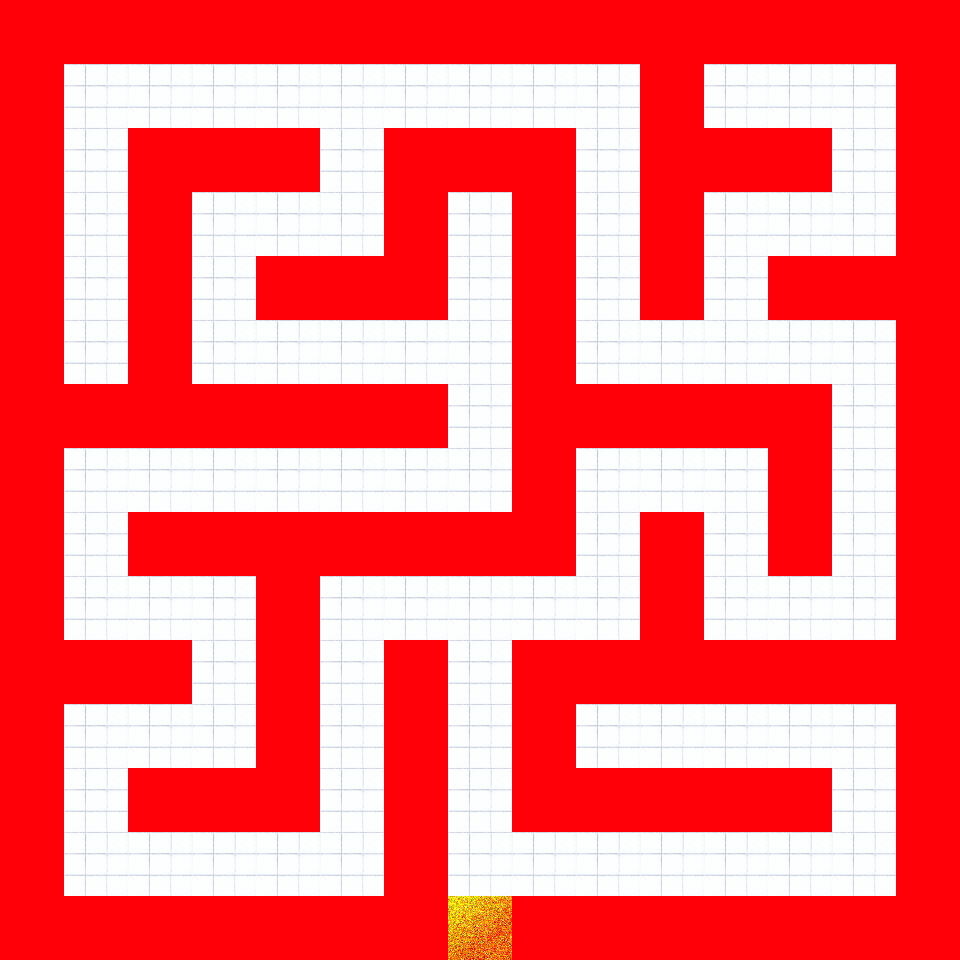

Tiled map render using the project's own tile images. Description and the map definition, with tile-layer contents summarised, below:
An orthogonal 15x15 tile map with 64x64 px tiles, 3 tile layers (piso, paredes, portal), 3 tilesets and 1 object (spawn).

<map version="1.0" orientation="orthogonal" width="15" height="15" tilewidth="64" tileheight="64" backgroundcolor="#55ff7f">
 <properties>
  <property name="optimo" value="29" />
 </properties>
 <tileset firstgid="1" name="piso" tilewidth="64" tileheight="64">
  <image source="piso.png" width="64" height="64" />
 </tileset>
 <tileset firstgid="2" name="pared" tilewidth="64" tileheight="64">
  <image source="pared.png" width="64" height="64" />
  <tile id="0">
   <properties>
    <property name="colisionable" value="true" />
   </properties>
  </tile>
 </tileset>
 <tileset firstgid="3" name="portal" tilewidth="64" tileheight="64">
  <image source="portal.png" width="64" height="64" />
 </tileset>
 <layer name="piso" width="15" height="15">
  <data>[225 cells, 225 non-empty, 1 distinct tile ids]</data>
 </layer>
 <layer name="paredes" width="15" height="15">
  <data>[225 cells, 126 non-empty, 1 distinct tile ids]</data>
 </layer>
 <layer name="portal" width="15" height="15">
  <data>[225 cells, 1 non-empty, 1 distinct tile ids]</data>
 </layer>
 <objectgroup name="personaje" width="15" height="15">
  <object name="spawn" x="480" y="64" width="32" height="32" />
 </objectgroup>
</map>